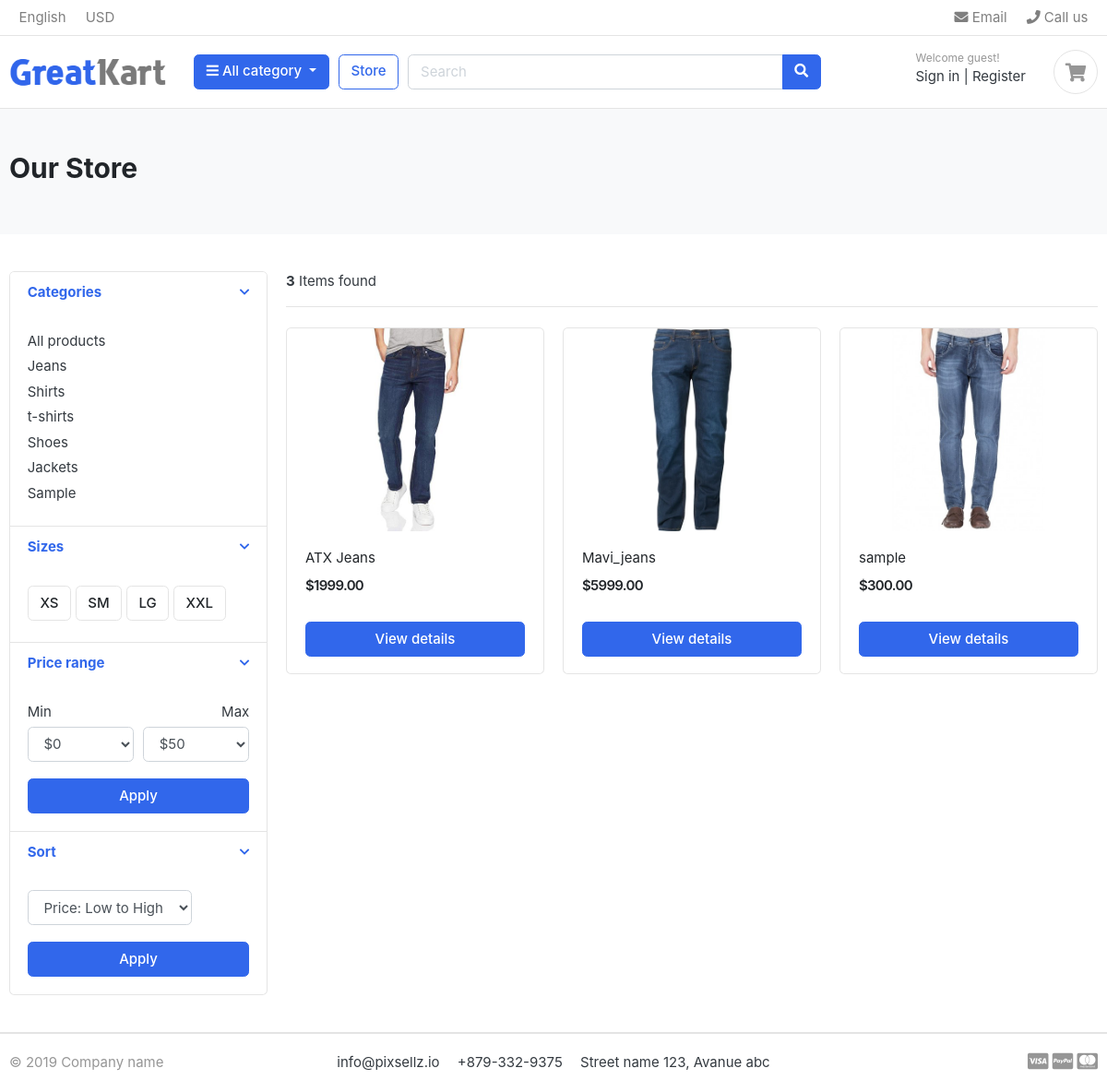
The app's page /store/category/jeans/, older data.
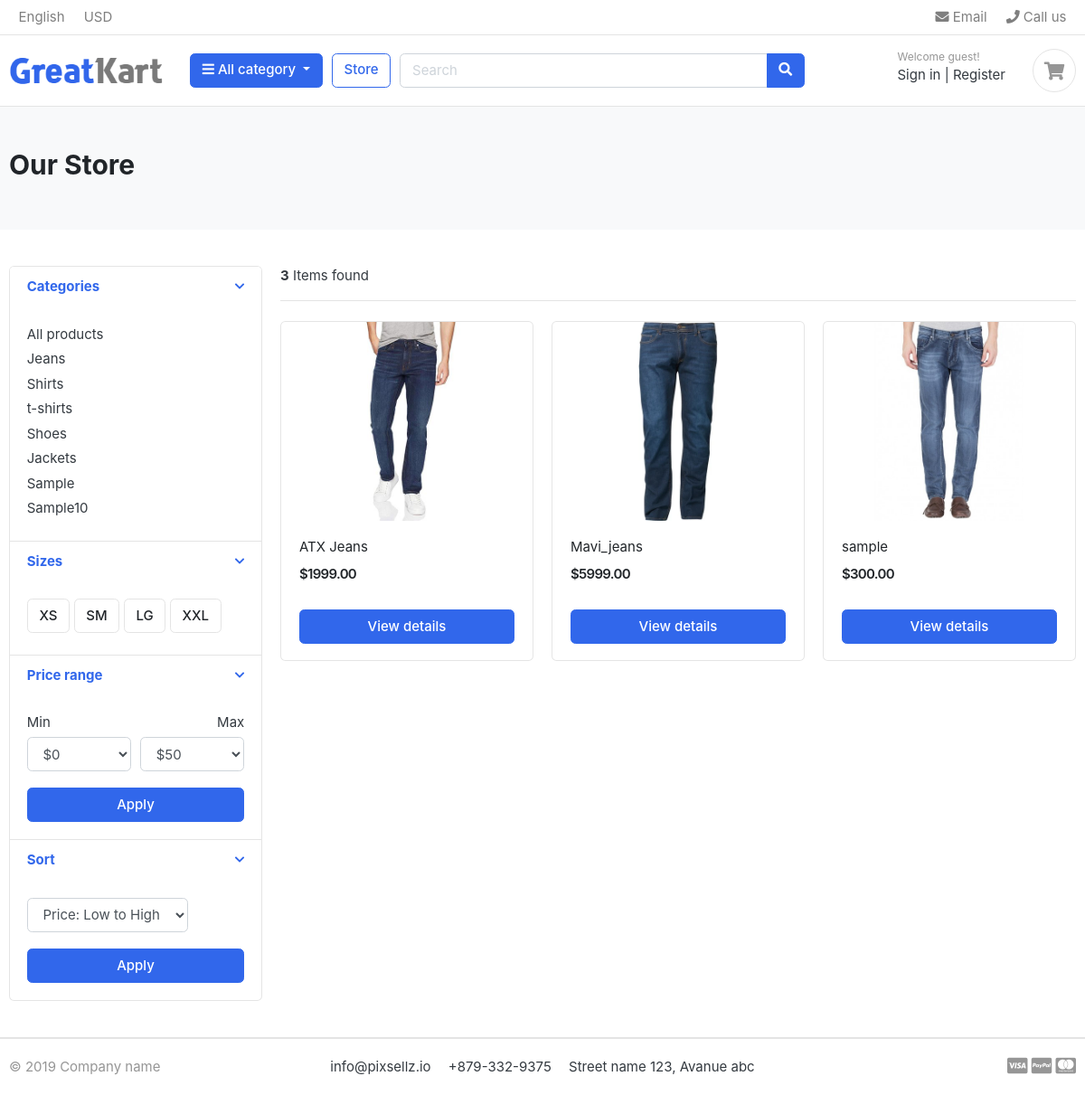
The same page, newer data.
### category/models.py (models this page shows, shortened)
class Category(models.Model):
    category_name = models.CharField(max_length=50,unique=True)
    slug = models.SlugField(max_length=100,unique=True)
    description = models.TextField(max_length=255)
    cat_image = models.ImageField(upload_to='photos/categories',blank=True)
    class Meta:
        verbose_name = 'category'
        verbose_name_plural = 'categories'
    def get_url(self):
            return reverse('products_by_category',args=[self.slug])

### store/models.py (models this page shows, shortened)
class Product(models.Model):
    product_name    = models.CharField(max_length=200, unique=True)
    slug            = models.SlugField(max_length=200, unique=True)
    description     = models.TextField(max_length=500, blank=True)
    price           = models.DecimalField(max_digits=10, decimal_places=2, default=0.0)
    images          = models.ImageField(upload_to='photos/products')
    stock           = models.IntegerField(default=0)
    is_available    = models.BooleanField(default=True)
    category        = models.ForeignKey(Category, on_delete=models.CASCADE, default=1)
    created_date    = models.DateTimeField(auto_now_add=True)
    modified_date   = models.DateTimeField(auto_now=True)
    rating = models.DecimalField(max_digits=3, decimal_places=2, default=0.0)
    num_reviews = models.IntegerField(default=0)
    def get_url(self):
        return reverse('product_detail', args=[self.category.slug, self.slug])

### store/views.py (the view)
# urls.py: path('store/', include('store.urls') ),
def store(request, category_slug=None):
    categories = None
    products = None
    min_price = request.GET.get('min_price')
    max_price = request.GET.get('max_price')
    if category_slug:
        categories = get_object_or_404(Category, slug=category_slug)
        products = Product.objects.filter(category=categories, is_available=True)
    else:
        products = Product.objects.all().filter(is_available=True).order_by('id')
    if min_price and max_price:
        products = products.filter(price__gte=min_price, price__lte=max_price)
    sort_option = request.GET.get('sort')
    if sort_option == 'price-low-to-high':
        products = products.order_by('price')
    elif sort_option == 'price-high-to-low':
        products = products.order_by('-price')
    elif sort_option == 'name-a-to-z':
        products = products.order_by('product_name')
    elif sort_option == 'name-z-to-a':
        products = products.order_by('-product_name')
    elif sort_option == 'category-a-to-z':
        products = products.order_by('category__category_name')
    elif sort_option == 'category-z-to-a':
        products = products.order_by('-category__category_name')
    elif sort_option == 'color':
        products = products.order_by('variation__variation_value')
    elif sort_option == 'color-reverse':
        products = products.order_by('-variation__variation_value')
    elif sort_option == 'size':
        products = products.order_by('variation__variation_value')
    elif sort_option == 'size-reverse':
        products = products.order_by('-variation__variation_value')
    paginator = Paginator(products, 3)
    page = request.GET.get('page')
    paged_product = paginator.get_page(page)
    product_count = products.count()
    context = {
        'products': paged_product,
        'product_count': product_count,
    }
    return render(request, 'greatkart/store/store.html', context)

### carts/context_processors.py (called while the page is built)
def counter(request):
    cart_count=0
    if 'admin' in request.path:
        return []
    else:
        try:
            cart = Cart.objects.filter(cart_id=_cart_id(request))
            if request.user.is_authenticated:
                cart_items = CartItem.objects.all().filter(user=request.user)
            else:
                cart_items =CartItem.objects.filter(cart=cart[:1])
            for cart_item in cart_items:
                cart_count += cart_item.quantity
        except Cart.DoesNotExist:
            cart_count=0
    return dict(cart_count=cart_count)

### carts/views.py (called while the page is built)
def _cart_id(request):
    cart = request.session.session_key
    if not cart:
        cart = request.session.create()
    return cart

### category/context_processors.py (called while the page is built)
def menu_links(request):
    links = Category.objects.all()
    return dict(links=links)

### templates/greatkart/store/store.html (shortened to what the changed rows need)
{% extends 'greatkart/base.html' %}
{% load static %}
{% block content %}
<section class="section-pagetop bg">
    <div class="container">
        {% if 'search'  in  request.path %}
        <h2 class="title-page">Search Results</h2>
        {% else %}
        <h2 class="title-page">Our Store</h2>
        {% endif %}
    </div>
    </section>
    <section class="section-content padding-y">
        <div class="container">
            <div class="row">
                <aside class="col-md-3">
                    <div class="card">
                        <article class="filter-group">
                            <div class="filter-content collapse show" id="collapse_1" style="">
                                <div class="card-body">
                                    <ul class="list-menu">
                                            {% for category in links %}
                                                <li><a href="{{category.get_url}}">{{category.category_name}}  </a></li>
                                            {% endfor %}
                                    </ul>
                                </div>
                            </div>
                        </article>
                    </div>
                </aside>
                <main class="col-md-9">
                    <div class="row">
                        {% if products %}
                            {% for product in products %}
                                <div class="col-md-4">
                                    <figure class="card card-product-grid">
                                        <div class="img-wrap">
                                            <a href="{{ product.get_url }}">
                                                <img src="{{product.images.url}}">
                                            </a>
                                        </div>
                                        <figcaption class="info-wrap">
                                            <div class="fix-height">
                                                <a href="{{ product.get_url }}" class="title">{{product.product_name}}</a>
                                                <div class="price-wrap mt-2">
                                                    <span class="price">${{product.price}}</span>
                                                </div>
                                            </div>
                                            <a href="{{product.get_url}}" class="btn btn-block btn-primary">View details</a>
                                        </figcaption>
                                    </figure>
                                </div>
                            {% endfor %}
                        {% else %}
                            <div>
                                <h2>No Result Found. Please try again.</h2></div>
                            </div>
                        {% endif %}
                    </main>
                </div>
            </div>
        </section>
{% endblock content %}

Row changes from the older to the newer data that the page shows:
added Category: category_name "Sample10"
